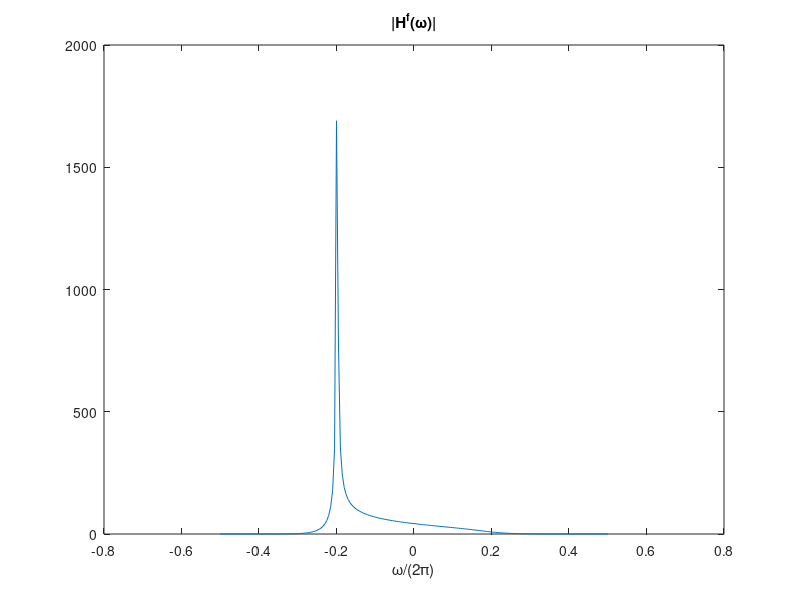
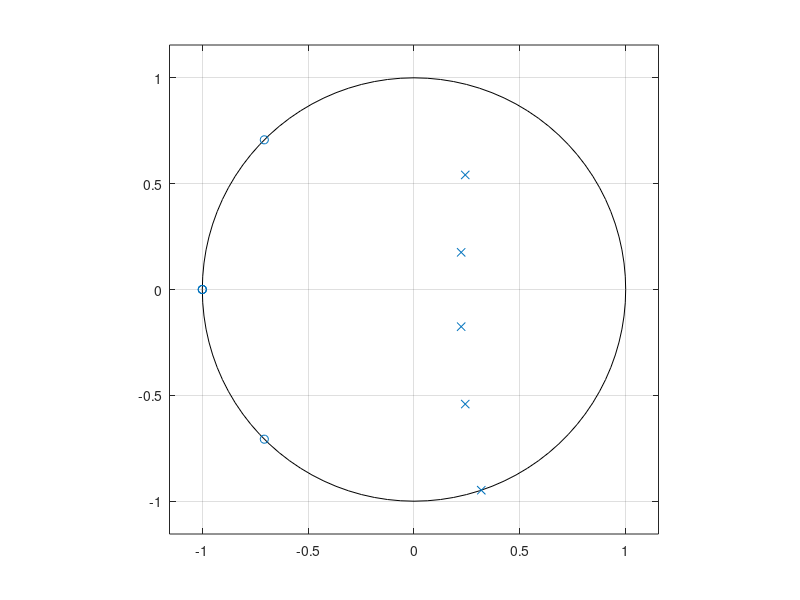

These figures' MATLAB source, in order:

w=pi/4;
j=sqrt(-1);
e1=exp(j*w);
e2=exp(-j*w);
om = linspace(-pi, pi, 201);
b=poly([-1 -1 -1 -e1 -e2]);
f1=poly([-1 -1 -1 -1 -1 -1 -e1 -e2 -e1 -e2]);
f2=poly([1 1 1 1 1 1 e1 e2 e1 e2]);

k=50;
p=f1+k*f2;

SN = 0.0001; % Small Number (criterion for deciding if a
% root is on the unit circle).
rts = roots(p);
% The roots INSIDE the unit circle
irts = rts(abs(rts)<(1-SN));
% The roots ON the unit circle
orts = rts((abs(rts)>=(1-SN)) & (abs(rts)<=(1+SN)));
% N = length(orts);
% if rem(N,2) == 1
% disp(?Sorry, but there is a problem (1) in seprts.m?)
% r = [];
% return
% end
% Sort roots on the unit circle by angle
[a,k] = sort(angle(orts));
orts = orts(k(1:2:end));
% Make final list of roots
r = [irts; orts]
a=poly(r);
Hf=polyval(b,exp(j*om))./polyval(a,exp(j*om));
figure,plot(om./(2*pi),abs(Hf));
title('|H^f(\omega)|')
xlabel('\omega/(2\pi)')
figure,zplane(b,a)
% % Form the polynomial from the roots
% r = leja(r);
% h = poly(r);
% if isreal(p)
% h = real(h);
% end
% % normalize
% h = h*sqrt(max(p)/sum(abs(h).^2));